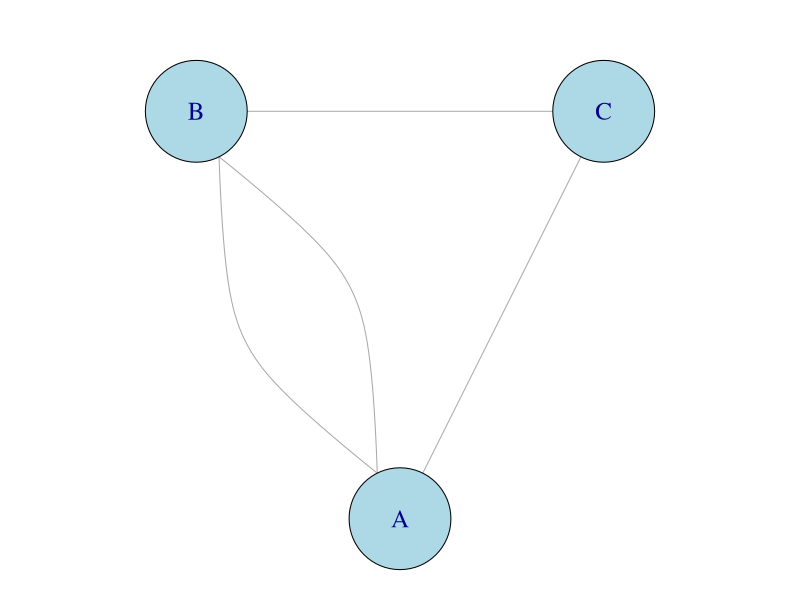
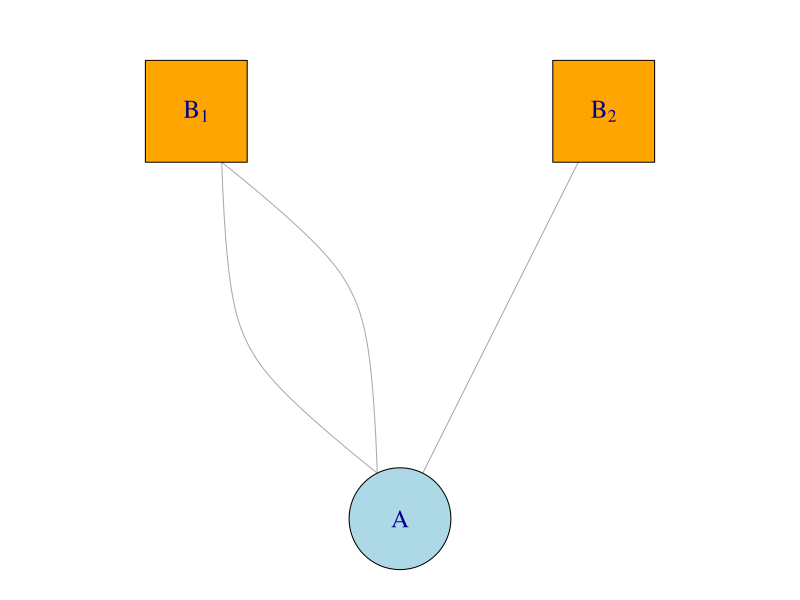
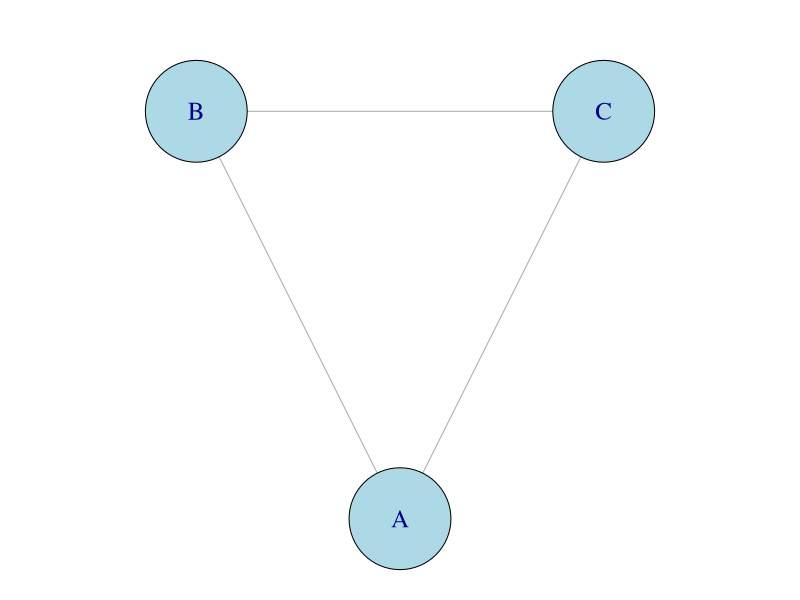
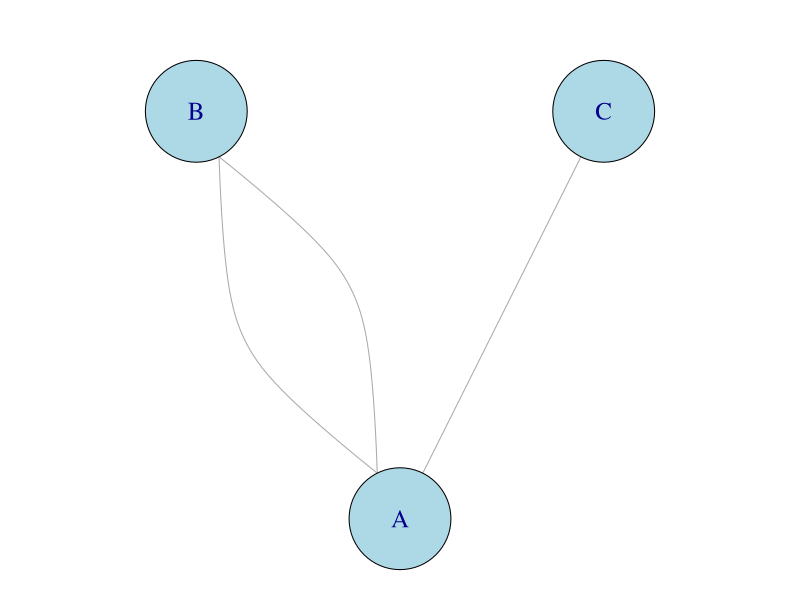
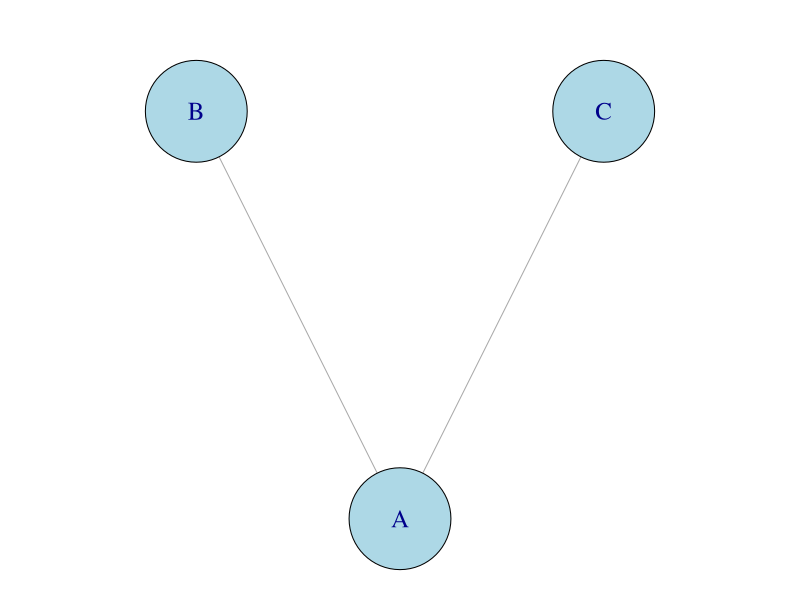

Here is the R script that generated these plots, in order:
# Load required package
library(igraph)

# Updated edges for unipartite graph (including B–C)
edges1 <- c("A", "B", "A", "B", "A", "C", "B", "C")
g1 <- graph(edges1, directed = FALSE)

edges11 <- c("A", "B", "A", "B", "A", "C")
g11 <- graph(edges11, directed = FALSE)

# Bipartite graph: relabel B, C to B_1 and B_2
edges2 <- c("A", "B_1", "A", "B_1", "A", "B_2")
g2 <- graph(edges2, directed = FALSE)

g1_bin <- simplify(g1, remove.multiple = TRUE, remove.loops = TRUE)
g11_bin <- simplify(g11, remove.multiple = TRUE, remove.loops = TRUE)

# Curved edges
E(g1)$curved <- curve_multiple(g1)
E(g11)$curved <- curve_multiple(g11)
E(g2)$curved <- curve_multiple(g2)

# Define layout (V shape, A at bottom)
layout_v1 <- matrix(c(0, -1, -1, 1, 1, 1), ncol = 2, byrow = TRUE) # A, B, C
layout_v1 <- layout_v1[match(V(g1)$name, c("A", "B", "C")), ]

layout_v11 <- matrix(c(0, -1, -1, 1, 1, 1), ncol = 2, byrow = TRUE) # A, B, C
layout_v11 <- layout_v11[match(V(g11)$name, c("A", "B", "C")), ]

layout_v2 <- matrix(c(0, -1, -1, 1, 1, 1), ncol = 2, byrow = TRUE) # A, B_1, B_2
layout_v2 <- layout_v2[match(V(g2)$name, c("A", "B_1", "B_2")), ]

# Open PDF
pdf("examples/uni_net_example.pdf", width = 5, height = 5)
par(mar = c(0.5, 0.5, 2, 0.5))

# Plot 1: Unipartite with B–C edge
plot(
  g1,
  layout = layout_v1,
  vertex.size = 50,
  vertex.label.cex = 1.5,
  vertex.color = "lightblue",
  vertex.frame.color = "black"
)

dev.off()

pdf("examples/bip_net_example.pdf", width = 5, height = 5)
par(mar = c(0.5, 0.5, 2, 0.5))

# Plot 2: Bipartite with B[1], B[2] and shapes
V(g2)$shape <- ifelse(V(g2)$name == "A", "circle", "square")
V(g2)$color <- ifelse(V(g2)$name == "A", "lightblue", "orange")

label_expr <- expression("A", B[1], B[2])
label_expr <- label_expr[match(V(g2)$name, c("A", "B_1", "B_2"))]

plot(
  g2,
  layout = layout_v2,
  vertex.size = 50,
  vertex.label = label_expr,
  vertex.label.cex = 1.5,
  vertex.frame.color = "black"
)

dev.off()

pdf("examples/bin_net_example.pdf", width = 5, height = 5)
par(mar = c(0.5, 0.5, 2, 0.5))

plot(
  g1_bin,
  layout = layout_v1,
  vertex.size = 50,
  vertex.label.cex = 1.5,
  vertex.color = "lightblue",
  vertex.frame.color = "black"
)
dev.off()

pdf("examples/uni_net_example2.pdf", width = 5, height = 5)

par(mar = c(0.5, 0.5, 2, 0.5))

plot(
  g11,
  layout = layout_v11,
  vertex.size = 50,
  vertex.label.cex = 1.5,
  vertex.color = "lightblue",
  vertex.frame.color = "black"
)
dev.off()

pdf("examples/bin_net_example2.pdf", width = 5, height = 5)
par(mar = c(0.5, 0.5, 2, 0.5))

plot(
  g11_bin,
  layout = layout_v11,
  vertex.size = 50,
  vertex.label.cex = 1.5,
  vertex.color = "lightblue",
  vertex.frame.color = "black"
)

dev.off()
